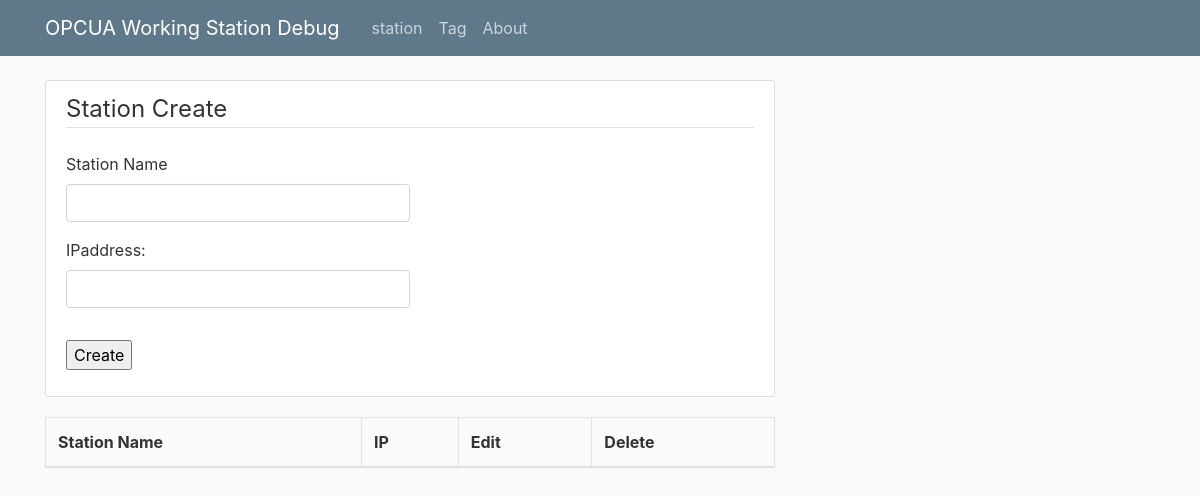
/formtest, run on an earlier commit of the app's database.
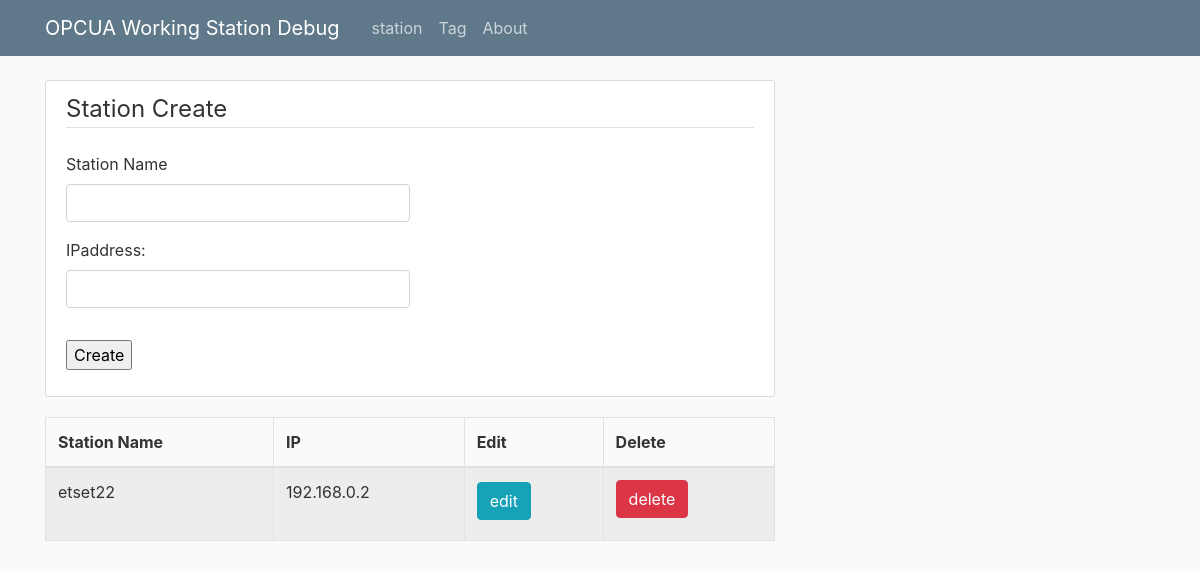
And on a later commit of the database.
### mana/models.py (models this page shows)
class Station(db.Model):
	id=db.Column(db.Integer,primary_key=True)
	name=db.Column(db.String(15),unique=True,nullable=False)
	ip=db.Column(db.String(15))

### mana/route.py (the view, shortened to what this page needs)
@app.route("/formtest", methods=['GET','POST'])
def formtest():
    dform=delForm()
    form=StationSetUpForm()
    stations=Station.query.all()
    return render_template("formtest.html",form=form,title='Station',stations=stations,dform=dform)

### mana/forms.py
class delForm(FlaskForm):
	hidden_del=StringField('hiddenArea',[DataRequired()])
	submit=SubmitField('delete')

class StationSetUpForm(FlaskForm):
    name=StringField('Station Name',validators=[DataRequired(),Length(min=2,max=20)])
    IP_1 = StringField('IPaddress:',validators=[DataRequired(),Length(min=7,max=20)])
    submit=SubmitField('Create')

### mana/templates/formtest.html (shortened to what this page needs)
{% extends "layout.html" %}
{% block content%}
<div class="content-section">
    <form method="POST" action="">
    <fieldset class="form-group">
        <legend class="border-bottom mb-4">Station Create</legend>
                <div class="form-group">
                    {{ form.name.label(class="form-control-label")}}
                        {% if form.name.errors%}
                            {{ form.name (class="form-control col-sm-6 is-invalid")}}
                            <span class="invalid-feedback">station is incorrect</span>
                        {% else%}
                            {{ form.name (class="form-control col-sm-6")}}
                        {% endif %}
                </div>
                <div class="form-group">
                    {{ form.IP_1.label(class="form-control-label")}}
                        {% if form.IP_1.errors%}
                            {{ form.IP_1 (class="form-control col-sm-6 is-invalid")}}
                            <span class="invalid-feedback">IP is incorrect</span>
                        {% else%}
                            {{ form.IP_1 (class="form-control col-sm-6")}}
                        {% endif %}
                </div>
    </fieldset>
        <div class="form-group">
            {{ form.submit}}
        </div>
</form>
</div>
<table class="table table-striped table-bordered">
    <thead>
        <tr>
            <th>Station Name</th>
            <th>IP</th>
            <th>Edit</th>
            <th>Delete</th>
        </tr>
    </thead>
    <tbody>
        {% for station in stations%}
        <tr>
            <td>{{station.name}}</td>
            <td>{{station.ip}}</td>
            <td>
                <form method="POST" action="">
                    <h2>
                        <a href="{{url_for('stationEdit',station_id=station.id)}}" class="btn btn-info">edit</a>
                    </h2>
                </form>
            </td>
            <td>
                <form method="POST" action="">
                    {{ dform.submit (class="btn btn-danger")}}
                </form>
            </td>
        </tr>
        {% endfor%}
    </tbody>
</table>
{% endblock content%}

What changed in the data, as far as the page shows it:
added Station: name "etset22", ip "192.168.0.2"
